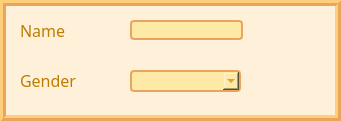
     <widget class="QFrame" name="frame_2">
      <property name="geometry">
       <rect>
        <x>70</x>
        <y>220</y>
        <width>341</width>
        <height>121</height>
       </rect>
      </property>
      <property name="palette">
       <palette>
        <active>
         <colorrole role="WindowText">
          <brush brushstyle="SolidPattern">
           <color alpha="255">
            <red>0</red>
            <green>0</green>
            <blue>0</blue>
           </color>
          </brush>
         </colorrole>
         <colorrole role="Button">
          <brush brushstyle="SolidPattern">
           <color alpha="255">
            <red>255</red>
            <green>255</green>
            <blue>255</blue>
           </color>
          </brush>
         </colorrole>
         <colorrole role="Light">
          <brush brushstyle="SolidPattern">
           <color alpha="255">
            <red>255</red>
            <green>206</green>
            <blue>120</blue>
           </color>
          </brush>
         </colorrole>
         <colorrole role="Midlight">
          <brush brushstyle="SolidPattern">
           <color alpha="255">
            <red>255</red>
            <green>231</green>
            <blue>175</blue>
           </color>
          </brush>
         </colorrole>
         <colorrole role="Dark">
          <brush brushstyle="SolidPattern">
           <color alpha="255">
            <red>235</red>
            <green>164</green>
            <blue>93</blue>
           </color>
          </brush>
         </colorrole>
         <colorrole role="Mid">
          <brush brushstyle="SolidPattern">
           <color alpha="255">
            <red>170</red>
            <green>170</green>
            <blue>170</blue>
           </color>
          </brush>
         </colorrole>
         <colorrole role="Text">
          <brush brushstyle="SolidPattern">
           <color alpha="255">
            <red>0</red>
            <green>0</green>
            <blue>0</blue>
           </color>
          </brush>
         </colorrole>
         <colorrole role="BrightText">
          <brush brushstyle="SolidPattern">
           <color alpha="255">
            <red>255</red>
            <green>255</green>
            <blue>255</blue>
           </color>
          </brush>
         </colorrole>
         <colorrole role="ButtonText">
          <brush brushstyle="SolidPattern">
           <color alpha="255">
            <red>0</red>
            <green>0</green>
            <blue>0</blue>
           </color>
          </brush>
         </colorrole>
         <colorrole role="Base">
          <brush brushstyle="SolidPattern">
           <color alpha="255">
            <red>255</red>
            <green>252</green>
            <blue>215</blue>
           </color>
          </brush>
         </colorrole>
         <colorrole role="Window">
          <brush brushstyle="SolidPattern">
           <color alpha="255">
            <red>255</red>
            <green>241</green>
            <blue>217</blue>
           </color>
          </brush>
         </colorrole>
         <colorrole role="Shadow">
          <brush brushstyle="SolidPattern">
           <color alpha="255">
            <red>0</red>
            <green>0</green>
            <blue>0</blue>
           </color>
          </brush>
         </colorrole>
         <colorrole role="AlternateBase">
          <brush brushstyle="SolidPattern">
           <color alpha="255">
            <red>255</red>
            <green>255</green>
            <blue>255</blue>
           </color>
          </brush>
         </colorrole>
         <colorrole role="ToolTipBase">
          <brush brushstyle="SolidPattern">
           <color alpha="255">
            <red>255</red>
            <green>255</green>
            <blue>220</blue>
           </color>
          </brush>
         </colorrole>
         <colorrole role="ToolTipText">
          <brush brushstyle="SolidPattern">
           <color alpha="255">
            <red>0</red>
            <green>0</green>
            <blue>0</blue>
           </color>
          </brush>
         </colorrole>
        </active>
        <inactive>
         <colorrole role="WindowText">
          <brush brushstyle="SolidPattern">
           <color alpha="255">
            <red>0</red>
            <green>0</green>
            <blue>0</blue>
           </color>
          </brush>
         </colorrole>
         <colorrole role="Button">
          <brush brushstyle="SolidPattern">
           <color alpha="255">
            <red>255</red>
            <green>255</green>
            <blue>255</blue>
           </color>
          </brush>
         </colorrole>
         <colorrole role="Light">
          <brush brushstyle="SolidPattern">
           <color alpha="255">
            <red>255</red>
            <green>206</green>
            <blue>120</blue>
           </color>
          </brush>
         </colorrole>
         <colorrole role="Midlight">
          <brush brushstyle="SolidPattern">
           <color alpha="255">
            <red>255</red>
            <green>231</green>
            <blue>175</blue>
           </color>
          </brush>
         </colorrole>
         <colorrole role="Dark">
          <brush brushstyle="SolidPattern">
           <color alpha="255">
            <red>235</red>
            <green>164</green>
            <blue>93</blue>
           </color>
          </brush>
         </colorrole>
         <colorrole role="Mid">
          <brush brushstyle="SolidPattern">
           <color alpha="255">
            <red>170</red>
            <green>170</green>
            <blue>170</blue>
           </color>
          </brush>
         </colorrole>
         <colorrole role="Text">
          <brush brushstyle="SolidPattern">
           <color alpha="255">
            <red>0</red>
            <green>0</green>
            <blue>0</blue>
           </color>
          </brush>
         </colorrole>
         <colorrole role="BrightText">
          <brush brushstyle="SolidPattern">
           <color alpha="255">
            <red>255</red>
            <green>255</green>
            <blue>255</blue>
           </color>
          </brush>
         </colorrole>
         <colorrole role="ButtonText">
          <brush brushstyle="SolidPattern">
           <color alpha="255">
            <red>0</red>
            <green>0</green>
            <blue>0</blue>
           </color>
          </brush>
         </colorrole>
         <colorrole role="Base">
          <brush brushstyle="SolidPattern">
           <color alpha="255">
            <red>255</red>
            <green>252</green>
            <blue>215</blue>
           </color>
          </brush>
         </colorrole>
         <colorrole role="Window">
          <brush brushstyle="SolidPattern">
           <color alpha="255">
            <red>255</red>
            <green>241</green>
            <blue>217</blue>
           </color>
          </brush>
         </colorrole>
         <colorrole role="Shadow">
          <brush brushstyle="SolidPattern">
           <color alpha="255">
            <red>0</red>
            <green>0</green>
            <blue>0</blue>
           </color>
          </brush>
         </colorrole>
         <colorrole role="AlternateBase">
          <brush brushstyle="SolidPattern">
           <color alpha="255">
            <red>255</red>
            <green>255</green>
            <blue>255</blue>
           </color>
          </brush>
         </colorrole>
         <colorrole role="ToolTipBase">
          <brush brushstyle="SolidPattern">
           <color alpha="255">
            <red>255</red>
            <green>255</green>
            <blue>220</blue>
           </color>
          </brush>
         </colorrole>
         <colorrole role="ToolTipText">
          <brush brushstyle="SolidPattern">
           <color alpha="255">
            <red>0</red>
            <green>0</green>
            <blue>0</blue>
           </color>
          </brush>
         </colorrole>
        </inactive>
        <disabled>
         <colorrole role="WindowText">
          <brush brushstyle="SolidPattern">
           <color alpha="255">
            <red>235</red>
            <green>164</green>
            <blue>93</blue>
           </color>
          </brush>
         </colorrole>
         <colorrole role="Button">
          <brush brushstyle="SolidPattern">
           <color alpha="255">
            <red>255</red>
            <green>255</green>
            <blue>255</blue>
           </color>
          </brush>
         </colorrole>
         <colorrole role="Light">
          <brush brushstyle="SolidPattern">
           <color alpha="255">
            <red>255</red>
            <green>206</green>
            <blue>120</blue>
           </color>
          </brush>
         </colorrole>
         <colorrole role="Midlight">
          <brush brushstyle="SolidPattern">
           <color alpha="255">
            <red>255</red>
            <green>231</green>
            <blue>175</blue>
           </color>
          </brush>
         </colorrole>
         <colorrole role="Dark">
          <brush brushstyle="SolidPattern">
           <color alpha="255">
            <red>235</red>
            <green>164</green>
            <blue>93</blue>
           </color>
          </brush>
         </colorrole>
         <colorrole role="Mid">
          <brush brushstyle="SolidPattern">
           <color alpha="255">
            <red>170</red>
            <green>170</green>
            <blue>170</blue>
           </color>
          </brush>
         </colorrole>
         <colorrole role="Text">
          <brush brushstyle="SolidPattern">
           <color alpha="255">
            <red>235</red>
            <green>164</green>
            <blue>93</blue>
           </color>
          </brush>
         </colorrole>
         <colorrole role="BrightText">
          <brush brushstyle="SolidPattern">
           <color alpha="255">
            <red>255</red>
            <green>255</green>
            <blue>255</blue>
           </color>
          </brush>
         </colorrole>
         <colorrole role="ButtonText">
          <brush brushstyle="SolidPattern">
           <color alpha="255">
            <red>235</red>
            <green>164</green>
            <blue>93</blue>
           </color>
          </brush>
         </colorrole>
         <colorrole role="Base">
          <brush brushstyle="SolidPattern">
           <color alpha="255">
            <red>255</red>
            <green>241</green>
            <blue>217</blue>
           </color>
          </brush>
         </colorrole>
         <colorrole role="Window">
          <brush brushstyle="SolidPattern">
           <color alpha="255">
            <red>255</red>
            <green>241</green>
            <blue>217</blue>
           </color>
          </brush>
         </colorrole>
         <colorrole role="Shadow">
          <brush brushstyle="SolidPattern">
           <color alpha="255">
            <red>0</red>
            <green>0</green>
            <blue>0</blue>
           </color>
          </brush>
         </colorrole>
         <colorrole role="AlternateBase">
          <brush brushstyle="SolidPattern">
           <color alpha="255">
            <red>255</red>
            <green>255</green>
            <blue>255</blue>
           </color>
          </brush>
         </colorrole>
         <colorrole role="ToolTipBase">
          <brush brushstyle="SolidPattern">
           <color alpha="255">
            <red>255</red>
            <green>255</green>
            <blue>220</blue>
           </color>
          </brush>
         </colorrole>
         <colorrole role="ToolTipText">
          <brush brushstyle="SolidPattern">
           <color alpha="255">
            <red>0</red>
            <green>0</green>
            <blue>0</blue>
           </color>
          </brush>
         </colorrole>
        </disabled>
       </palette>
      </property>
      <property name="font">
       <font>
        <family>MS Shell Dlg 2</family>
        <pointsize>8</pointsize>
        <weight>50</weight>
        <bold>false</bold>
       </font>
      </property>
      <property name="autoFillBackground">
       <bool>true</bool>
      </property>
      <property name="frameShape">
       <enum>QFrame::Box</enum>
      </property>
      <property name="frameShadow">
       <enum>QFrame::Raised</enum>
      </property>
      <property name="lineWidth">
       <number>3</number>
      </property>
      <widget class="QLabel" name="Status4_3">
       <property name="geometry">
        <rect>
         <x>20</x>
         <y>70</y>
         <width>81</width>
         <height>21</height>
        </rect>
       </property>
       <property name="palette">
        <palette>
         <active>
          <colorrole role="WindowText">
           <brush brushstyle="SolidPattern">
            <color alpha="255">
             <red>188</red>
             <green>125</green>
             <blue>0</blue>
            </color>
           </brush>
          </colorrole>
         </active>
         <inactive>
          <colorrole role="WindowText">
           <brush brushstyle="SolidPattern">
            <color alpha="255">
             <red>188</red>
             <green>125</green>
             <blue>0</blue>
            </color>
           </brush>
          </colorrole>
         </inactive>
         <disabled>
          <colorrole role="WindowText">
           <brush brushstyle="SolidPattern">
            <color alpha="255">
             <red>120</red>
             <green>120</green>
             <blue>120</blue>
            </color>
           </brush>
          </colorrole>
         </disabled>
        </palette>
       </property>
       <property name="font">
        <font>
         <family>Roland</family>
         <pointsize>12</pointsize>
        </font>
       </property>
       <property name="text">
        <string>Gender</string>
       </property>
      </widget>
      <widget class="QLabel" name="Status3_2">
       <property name="geometry">
        <rect>
         <x>20</x>
         <y>20</y>
         <width>81</width>
         <height>21</height>
        </rect>
       </property>
       <property name="palette">
        <palette>
         <active>
          <colorrole role="WindowText">
           <brush brushstyle="SolidPattern">
            <color alpha="255">
             <red>188</red>
             <green>125</green>
             <blue>0</blue>
            </color>
           </brush>
          </colorrole>
         </active>
         <inactive>
          <colorrole role="WindowText">
           <brush brushstyle="SolidPattern">
            <color alpha="255">
             <red>188</red>
             <green>125</green>
             <blue>0</blue>
            </color>
           </brush>
          </colorrole>
         </inactive>
         <disabled>
          <colorrole role="WindowText">
           <brush brushstyle="SolidPattern">
            <color alpha="255">
             <red>120</red>
             <green>120</green>
             <blue>120</blue>
            </color>
           </brush>
          </colorrole>
         </disabled>
        </palette>
       </property>
       <property name="font">
        <font>
         <family>Roland</family>
         <pointsize>12</pointsize>
        </font>
       </property>
       <property name="text">
        <string>Name</string>
       </property>
      </widget>
      <widget class="QLineEdit" name="new_name">
       <property name="geometry">
        <rect>
         <x>130</x>
         <y>20</y>
         <width>113</width>
         <height>20</height>
        </rect>
       </property>
       <property name="palette">
        <palette>
         <active>
          <colorrole role="WindowText">
           <brush brushstyle="SolidPattern">
            <color alpha="255">
             <red>188</red>
             <green>125</green>
             <blue>0</blue>
            </color>
           </brush>
          </colorrole>
          <colorrole role="Button">
           <brush brushstyle="SolidPattern">
            <color alpha="255">
             <red>255</red>
             <green>233</green>
             <blue>166</blue>
            </color>
           </brush>
          </colorrole>
          <colorrole role="Text">
           <brush brushstyle="SolidPattern">
            <color alpha="255">
             <red>188</red>
             <green>125</green>
             <blue>0</blue>
            </color>
           </brush>
          </colorrole>
          <colorrole role="ButtonText">
           <brush brushstyle="SolidPattern">
            <color alpha="255">
             <red>188</red>
             <green>125</green>
             <blue>0</blue>
            </color>
           </brush>
          </colorrole>
          <colorrole role="Base">
           <brush brushstyle="SolidPattern">
            <color alpha="255">
             <red>255</red>
             <green>233</green>
             <blue>166</blue>
            </color>
           </brush>
          </colorrole>
          <colorrole role="Window">
           <brush brushstyle="SolidPattern">
            <color alpha="255">
             <red>255</red>
             <green>233</green>
             <blue>166</blue>
            </color>
           </brush>
          </colorrole>
          <colorrole role="AlternateBase">
           <brush brushstyle="SolidPattern">
            <color alpha="255">
             <red>255</red>
             <green>233</green>
             <blue>166</blue>
            </color>
           </brush>
          </colorrole>
         </active>
         <inactive>
          <colorrole role="WindowText">
           <brush brushstyle="SolidPattern">
            <color alpha="255">
             <red>188</red>
             <green>125</green>
             <blue>0</blue>
            </color>
           </brush>
          </colorrole>
          <colorrole role="Button">
           <brush brushstyle="SolidPattern">
            <color alpha="255">
             <red>255</red>
             <green>233</green>
             <blue>166</blue>
            </color>
           </brush>
          </colorrole>
          <colorrole role="Text">
           <brush brushstyle="SolidPattern">
            <color alpha="255">
             <red>188</red>
             <green>125</green>
             <blue>0</blue>
            </color>
           </brush>
          </colorrole>
          <colorrole role="ButtonText">
           <brush brushstyle="SolidPattern">
            <color alpha="255">
             <red>188</red>
             <green>125</green>
             <blue>0</blue>
            </color>
           </brush>
          </colorrole>
          <colorrole role="Base">
           <brush brushstyle="SolidPattern">
            <color alpha="255">
             <red>255</red>
             <green>233</green>
             <blue>166</blue>
            </color>
           </brush>
          </colorrole>
          <colorrole role="Window">
           <brush brushstyle="SolidPattern">
            <color alpha="255">
             <red>255</red>
             <green>233</green>
             <blue>166</blue>
            </color>
           </brush>
          </colorrole>
          <colorrole role="AlternateBase">
           <brush brushstyle="SolidPattern">
            <color alpha="255">
             <red>255</red>
             <green>233</green>
             <blue>166</blue>
            </color>
           </brush>
          </colorrole>
         </inactive>
         <disabled>
          <colorrole role="WindowText">
           <brush brushstyle="SolidPattern">
            <color alpha="255">
             <red>235</red>
             <green>164</green>
             <blue>93</blue>
            </color>
           </brush>
          </colorrole>
          <colorrole role="Button">
           <brush brushstyle="SolidPattern">
            <color alpha="255">
             <red>255</red>
             <green>233</green>
             <blue>166</blue>
            </color>
           </brush>
          </colorrole>
          <colorrole role="Text">
           <brush brushstyle="SolidPattern">
            <color alpha="255">
             <red>235</red>
             <green>164</green>
             <blue>93</blue>
            </color>
           </brush>
          </colorrole>
          <colorrole role="ButtonText">
           <brush brushstyle="SolidPattern">
            <color alpha="255">
             <red>235</red>
             <green>164</green>
             <blue>93</blue>
            </color>
           </brush>
          </colorrole>
          <colorrole role="Base">
           <brush brushstyle="SolidPattern">
            <color alpha="255">
             <red>255</red>
             <green>233</green>
             <blue>166</blue>
            </color>
           </brush>
          </colorrole>
          <colorrole role="Window">
           <brush brushstyle="SolidPattern">
            <color alpha="255">
             <red>255</red>
             <green>233</green>
             <blue>166</blue>
            </color>
           </brush>
          </colorrole>
          <colorrole role="AlternateBase">
           <brush brushstyle="SolidPattern">
            <color alpha="255">
             <red>255</red>
             <green>233</green>
             <blue>166</blue>
            </color>
           </brush>
          </colorrole>
         </disabled>
        </palette>
       </property>
       <property name="font">
        <font>
         <family>Roland</family>
        </font>
       </property>
       <property name="autoFillBackground">
        <bool>false</bool>
       </property>
       <property name="styleSheet">
        <string notr="true">QLineEdit{
	border: 2px solid #eba45d;
	border-radius: 4px;
	background-color: #ffe9a6;
}</string>
       </property>
       <property name="text">
        <string/>
       </property>
      </widget>
      <widget class="QComboBox" name="new_gender">
       <property name="geometry">
        <rect>
         <x>130</x>
         <y>70</y>
         <width>111</width>
         <height>22</height>
        </rect>
       </property>
       <property name="palette">
        <palette>
         <active>
          <colorrole role="WindowText">
           <brush brushstyle="SolidPattern">
            <color alpha="255">
             <red>188</red>
             <green>125</green>
             <blue>0</blue>
            </color>
           </brush>
          </colorrole>
          <colorrole role="Button">
           <brush brushstyle="SolidPattern">
            <color alpha="255">
             <red>255</red>
             <green>233</green>
             <blue>166</blue>
            </color>
           </brush>
          </colorrole>
          <colorrole role="Text">
           <brush brushstyle="SolidPattern">
            <color alpha="255">
             <red>188</red>
             <green>125</green>
             <blue>0</blue>
            </color>
           </brush>
          </colorrole>
          <colorrole role="ButtonText">
           <brush brushstyle="SolidPattern">
            <color alpha="255">
             <red>188</red>
             <green>125</green>
             <blue>0</blue>
            </color>
           </brush>
          </colorrole>
          <colorrole role="Base">
           <brush brushstyle="SolidPattern">
            <color alpha="255">
             <red>255</red>
             <green>233</green>
             <blue>166</blue>
            </color>
           </brush>
          </colorrole>
          <colorrole role="Window">
           <brush brushstyle="SolidPattern">
            <color alpha="255">
             <red>255</red>
             <green>233</green>
             <blue>166</blue>
            </color>
           </brush>
          </colorrole>
         </active>
         <inactive>
          <colorrole role="WindowText">
           <brush brushstyle="SolidPattern">
            <color alpha="255">
             <red>188</red>
             <green>125</green>
             <blue>0</blue>
            </color>
           </brush>
          </colorrole>
          <colorrole role="Button">
           <brush brushstyle="SolidPattern">
            <color alpha="255">
             <red>255</red>
             <green>233</green>
             <blue>166</blue>
            </color>
           </brush>
          </colorrole>
          <colorrole role="Text">
           <brush brushstyle="SolidPattern">
            <color alpha="255">
             <red>188</red>
             <green>125</green>
             <blue>0</blue>
            </color>
           </brush>
          </colorrole>
          <colorrole role="ButtonText">
           <brush brushstyle="SolidPattern">
            <color alpha="255">
             <red>188</red>
             <green>125</green>
             <blue>0</blue>
            </color>
           </brush>
          </colorrole>
          <colorrole role="Base">
           <brush brushstyle="SolidPattern">
            <color alpha="255">
             <red>255</red>
             <green>233</green>
             <blue>166</blue>
            </color>
           </brush>
          </colorrole>
          <colorrole role="Window">
           <brush brushstyle="SolidPattern">
            <color alpha="255">
             <red>255</red>
             <green>233</green>
             <blue>166</blue>
            </color>
           </brush>
          </colorrole>
         </inactive>
         <disabled>
          <colorrole role="WindowText">
           <brush brushstyle="SolidPattern">
            <color alpha="255">
             <red>188</red>
             <green>125</green>
             <blue>0</blue>
            </color>
           </brush>
          </colorrole>
          <colorrole role="Button">
           <brush brushstyle="SolidPattern">
            <color alpha="255">
             <red>255</red>
             <green>233</green>
             <blue>166</blue>
            </color>
           </brush>
          </colorrole>
          <colorrole role="Text">
           <brush brushstyle="SolidPattern">
            <color alpha="255">
             <red>188</red>
             <green>125</green>
             <blue>0</blue>
            </color>
           </brush>
          </colorrole>
          <colorrole role="ButtonText">
           <brush brushstyle="SolidPattern">
            <color alpha="255">
             <red>188</red>
             <green>125</green>
             <blue>0</blue>
            </color>
           </brush>
          </colorrole>
          <colorrole role="Base">
           <brush brushstyle="SolidPattern">
            <color alpha="255">
             <red>255</red>
             <green>233</green>
             <blue>166</blue>
            </color>
           </brush>
          </colorrole>
          <colorrole role="Window">
           <brush brushstyle="SolidPattern">
            <color alpha="255">
             <red>255</red>
             <green>233</green>
             <blue>166</blue>
            </color>
           </brush>
          </colorrole>
         </disabled>
        </palette>
       </property>
       <property name="font">
        <font>
         <family>Roland</family>
        </font>
       </property>
       <property name="mouseTracking">
        <bool>false</bool>
       </property>
       <property name="acceptDrops">
        <bool>false</bool>
       </property>
       <property name="styleSheet">
        <string notr="true">QComboBox{
	border: 2px solid #eba45d;
	border-radius: 4px;
	background-color: #ffe9a6;
	color: #bc7d00
}
QComboBox QListView{
	border: 2px solid #eba45d;
	background-color: #ffe9a6;
	color: #bc7d00
}
QComboBox QListView::item{
	height: 25px;
}
QComboBox QListView::item:selected {
    background-color: #FFDB76;
}
QComboBox QAbstractItemView {
	background-color:  rgba(250, 225, 169, 1);
	color: #bc7d00
}
QComboBox QAbstractItemView::item:hover{
	background-color:   rgba(255, 192, 97, 1)
}</string>
       </property>
       <property name="editable">
        <bool>false</bool>
       </property>
      </widget>
     </widget>
